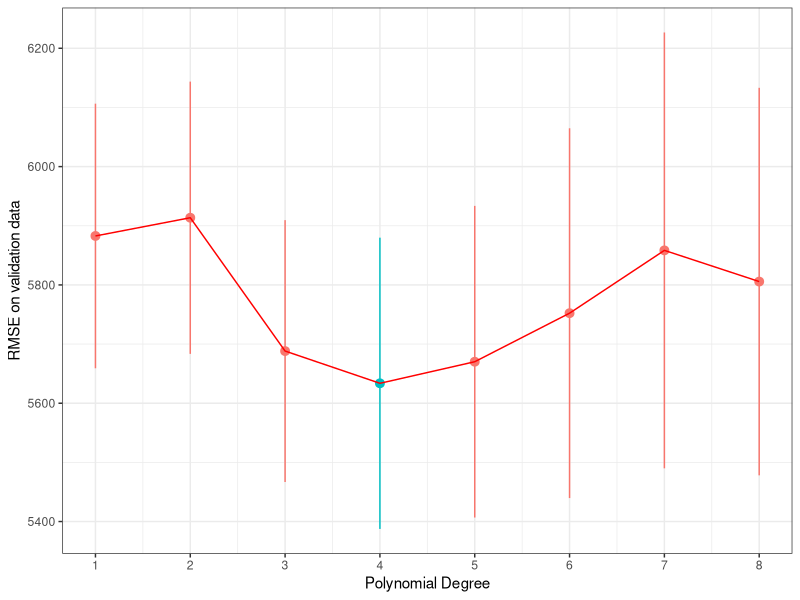

R code for this plot:
## ---- chunk 1
library(scales)
library(tidyverse)
library(knitr)

# set plot theme
theme_set(theme_bw())
## ---- chunk 2

set.seed(42)
 
data <- read_tsv("trips_per_day.tsv")
n <- nrow(data) # total rows in the data
shuffled_indices <- sample(n) 
 
 
n_test <- floor(0.1 * n)
test_idx <- shuffled_indices[1:n_test]
test_set <- data[test_idx, ]
 
 
remaining_idx <- shuffled_indices[(n_test + 1):n]
remaining_data <- data[remaining_idx, ]
 
 
num_folds <- 5
train_val_set <- remaining_data %>%
  mutate(fold = ((row_number() - 1) %% num_folds) + 1)
 
head(train_val_set)
## ---- chunk 3
K <- 1:8
avg_validate_err <- c()
se_validate_err <- c()
for (k in K) {

  # do 5-fold cross-validation within each value of k
  validate_err <- c()
  for (f in 1:num_folds) {
    # fit on the training data
    train_set <- filter(train_val_set, fold != f)
    model <- lm(num_trips ~ poly(tmin, k, raw = T), data=train_set)

    # evaluate on the validation data
    val_set <- filter(train_val_set, fold == f)
    validate_err[f] <- sqrt(mean((predict(model, val_set) - val_set$num_trips)^2))
  }

  # compute the average validation error across folds
  # and the standard error on this estimate
  avg_validate_err[k] <- mean(validate_err)
  se_validate_err[k] <- sd(validate_err) / sqrt(num_folds)
}
print(min(avg_validate_err))
## ---- chunk 4
# plot the validate error, highlighting the value of k with the lowest average error
plot_data <- data.frame(K, avg_validate_err, se_validate_err)
ggplot(plot_data, aes(x=K, y=avg_validate_err)) +
  geom_pointrange(aes(ymin=avg_validate_err - se_validate_err,
                      ymax=avg_validate_err + se_validate_err,
                      color=avg_validate_err == min(avg_validate_err))) +
  geom_line(color = "red") +
  scale_x_continuous(breaks=1:12) +
  theme(legend.position="none") +
  xlab('Polynomial Degree') +
  ylab('RMSE on validation data')
## ---- chunk 5
avg_validate_err <- c()
se_validate_err <- c()

for (f in 1:num_folds) {
# fit on the training data
    train_set <- filter(train_val_set, fold != f)
    model <- lm(num_trips ~ tmax*snwd*prcp, data=train_set)

    # evaluate on the validation data
    val_set <- filter(train_val_set, fold == f)
    validate_err[f] <- sqrt(mean((predict(model, val_set) - val_set$num_trips)^2))
}

  # compute the average validation error across folds
  # and the standard error on this estimate
  avg_validate_err <- mean(validate_err)
  se_validate_err<- sd(validate_err) / sqrt(num_folds)

  print(avg_validate_err)

## ---- chunk 6
K <- 1:8
avg_validate_err <- c()
se_validate_err <- c()
for (k in K) {

  # do 5-fold cross-validation within each value of k
  validate_err <- c()
  for (f in 1:num_folds) {
    # fit on the training data
    train_set <- filter(train_val_set, fold != f)
    model <- lm(num_trips ~ poly(tmax*snwd*prcp, k, raw = T), data=train_set)

    # evaluate on the validation data
    val_set <- filter(train_val_set, fold == f)
    validate_err[f] <- sqrt(mean((predict(model, val_set) - val_set$num_trips)^2))
  }

  # compute the average validation error across folds
  # and the standard error on this estimate
  avg_validate_err[k] <- mean(validate_err)
  se_validate_err[k] <- sd(validate_err) / sqrt(num_folds)
}
print(min(avg_validate_err))
print(se_validate_err)
## ---- chunk 7
K <- 1:8
avg_validate_err <- c()
se_validate_err <- c()
for (k in K) {

  # do 5-fold cross-validation within each value of k
  validate_err <- c()
  for (f in 1:num_folds) {
    # fit on the training data
    train_set <- filter(train_val_set, fold != f)
    model <- lm(num_trips ~ poly(tmin+snwd+prcp, k, raw = T), data=train_set)

    # evaluate on the validation data
    val_set <- filter(train_val_set, fold == f)
    validate_err[f] <- sqrt(mean((predict(model, val_set) - val_set$num_trips)^2))
  }

  # compute the average validation error across folds
  # and the standard error on this estimate
  avg_validate_err[k] <- mean(validate_err)
  se_validate_err[k] <- sd(validate_err) / sqrt(num_folds)
}
print(min(avg_validate_err))
print(se_validate_err)
## ---- chunk 8
train_val_set <- train_val_set |> mutate(day_of_week = wday(ymd))
 
K <- 1:8
avg_validate_err <- c()
se_validate_err <- c()
for (k in K) {

  # do 5-fold cross-validation within each value of k
  validate_err <- c()
  for (f in 1:num_folds) {
    # fit on the training data
    train_set <- filter(train_val_set, fold != f)
    model <- lm(num_trips ~ poly(tmax, k, raw = TRUE) + poly(snwd, k, raw = TRUE) +
        poly(prcp, k, raw = TRUE) + day_of_week, data = train_set)
    
    # evaluate on the validation data
    val_set <- filter(train_val_set, fold == f)

    validate_err[f] <- sqrt(mean((predict(model, val_set) - val_set$num_trips)^2))
  }

  # compute the average validation error across folds
  # and the standard error on this estimate
  avg_validate_err[k] <- mean(validate_err)
  se_validate_err[k] <- sd(validate_err) / sqrt(num_folds)
}
print(min(avg_validate_err))
## ---- chunk 9
avg_validate_err <- c()
se_validate_err <- c()

for (f in 1:num_folds) {
# fit on the training data
    train_set <- filter(train_val_set, fold != f)
    model <- lm(num_trips ~ tmax*snwd + tmax*prcp, data=train_set)

    # evaluate on the validation data
    val_set <- filter(train_val_set, fold == f)
    validate_err[f] <- sqrt(mean((predict(model, val_set) - val_set$num_trips)^2))
}

  # compute the average validation error across folds
  # and the standard error on this estimate
  avg_validate_err <- mean(validate_err)
  se_validate_err<- sd(validate_err) / sqrt(num_folds)

  print(avg_validate_err)
## ---- chunk 10
train_val_set <- train_val_set |> mutate(is_weekend = day_of_week == 1 | day_of_week == 7)

K <- 1:8
avg_validate_err <- c()
se_validate_err <- c()
for (k in K) {

  # do 5-fold cross-validation within each value of k
  validate_err <- c()
  for (f in 1:num_folds) {
    # fit on the training data
    train_set <- filter(train_val_set, fold != f)
    model <- lm(num_trips ~ tmax*snwd + tmax*prcp + is_weekend, data = train_set)
    
    # evaluate on the validation data
    val_set <- filter(train_val_set, fold == f)

    validate_err[f] <- sqrt(mean((predict(model, val_set) - val_set$num_trips)^2))
  }

  # compute the average validation error across folds
  # and the standard error on this estimate
  avg_validate_err[k] <- mean(validate_err)
  se_validate_err[k] <- sd(validate_err) / sqrt(num_folds)
}
print(avg_validate_err)
## ---- chunk 11
holidays <- read_csv("holidays.csv", col_names = c('row_num','ymd','holiday'))





train_val_set_holiday <- left_join(train_val_set, holidays, by = "ymd")
colnames(train_val_set_holiday)  # Do you see "holiday" here exactly?

# 2. Try pulling the first few rows
head(train_val_set_holiday$holiday)  # Does this work?

# 3. Check for NAs manually
sum(is.na(train_val_set_holiday$holiday))  # Should return how many non-holiday rows

# 4. Now safely create the column
train_val_set_holiday <- train_val_set_holiday |>
  mutate(is_holiday = !is.na(holiday))
## ---- chunk 12
K <- 1:8
avg_validate_err <- c()
se_validate_err <- c()
for (k in K) {

  # do 5-fold cross-validation within each value of k
  validate_err <- c()
  for (f in 1:num_folds) {
    # fit on the training data
    train_set <- filter(train_val_set_holiday, fold != f)

    model <- lm(num_trips ~ tmax*snwd + tmax*prcp + is_weekend + day_of_week*is_holiday, data = train_set)
    # evaluate on the validation data
    val_set <- filter(train_val_set_holiday, fold == f)

    validate_err[f] <- sqrt(mean((predict(model, val_set) - val_set$num_trips)^2))
  }

  # compute the average validation error across folds
  # and the standard error on this estimate
  avg_validate_err <- mean(validate_err)
  se_validate_err <- sd(validate_err) / sqrt(num_folds)
}
print(avg_validate_err)
## ---- chunk 13

train_val_set <- train_val_set_holiday |> mutate(lag_1 = lag(num_trips)) |> mutate(lag_1 = replace(lag_1, is.na(lag_1), 0))

avg_validate_err <- c()
se_validate_err <- c()

  # do 5-fold cross-validation within each value of k
  validate_err <- c()
  for (f in 1:num_folds) {
    # fit on the training data
    train_set <- filter(train_val_set, fold != f)
    model <- lm(num_trips ~ tmax*snwd + tmax*prcp + is_weekend + day_of_week*is_holiday + lag_1, data = train_set)
    
    # evaluate on the validation data
    val_set <- filter(train_val_set, fold == f)

    validate_err[f] <- sqrt(mean((predict(model, val_set) - val_set$num_trips)^2))
  }

  # compute the average validation error across folds
  # and the standard error on this estimate
  avg_validate_err<- mean(validate_err)
  se_validate_err<- sd(validate_err) / sqrt(num_folds)

print(avg_validate_err)
## ---- chunk 14

train_val_set <- train_val_set_holiday |> mutate(lag_1 = lag(num_trips)) |> mutate(lag_1 = replace(lag_1, is.na(lag_1), 0))

avg_validate_err <- c()
se_validate_err <- c()

  # do 5-fold cross-validation within each value of k
  validate_err <- c()
  for (f in 1:num_folds) {
    # fit on the training data
    train_set <- filter(train_val_set, fold != f)
    model <- lm(num_trips ~ tmax*snwd + tmax*prcp + is_weekend + day_of_week*is_holiday +poly(snow,k+1,raw=TRUE) + poly(tmin,k,raw=TRUE), data = train_set)
    
    # evaluate on the validation data
    val_set <- filter(train_val_set, fold == f)

    validate_err[f] <- sqrt(mean((predict(model, val_set) - val_set$num_trips)^2))
  }

  # compute the average validation error across folds
  # and the standard error on this estimate
  avg_validate_err[k]<- mean(validate_err)
  se_validate_err[k]<- sd(validate_err) / sqrt(num_folds)

print(avg_validate_err)

model <- lm(num_trips ~ tmax*snwd + tmax*prcp + is_weekend + day_of_week*is_holiday +poly(snow,2,raw=TRUE) + poly(tmin,3,raw=TRUE), data = train_set)
save(model, file="best_model.RData")
## ---- chunk 15
library(Metrics) #not doing this by hand sorry
#this is all the new features i made to the train/validation set

test_set <- test_set |> mutate(day_of_week = wday(ymd))
test_set <- test_set |> mutate(is_weekend = day_of_week == 1 | day_of_week == 7)
test_set <- left_join(test_set, holidays, by = "ymd")
test_set <- test_set |> mutate(is_holiday = !is.na(holiday))
test_set <- test_set |> mutate(lag_1 = lag(num_trips)) |> mutate(lag_1 = replace(lag_1, is.na(lag_1), 0))

#idk why i would need a fold column but just in case lol to make them consistent so i can intersect() ig
num_folds <- 5
test_set <- test_set |> mutate(fold = ((row_number() - 1) %% num_folds) + 1)
#did intersect with train_val_set and test_set and no overlapping values :)

model <- lm(num_trips ~ tmax*snwd + tmax*prcp + is_weekend + day_of_week*is_holiday, data = train_set) #this is the best performing model
predictions <- predict(model, newdata = test_set)
actuals <- test_set$num_trips
rmse_value <- rmse(actuals, predictions)
#3401.735 RMSE
